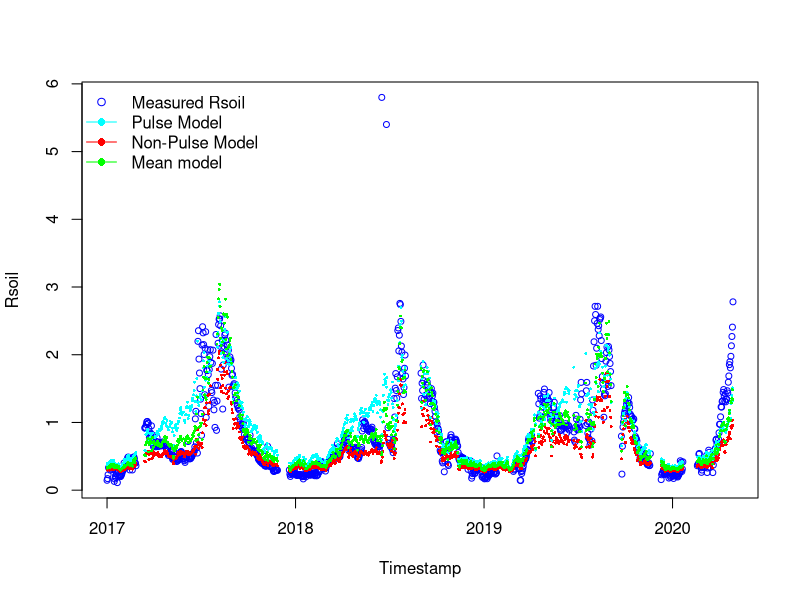
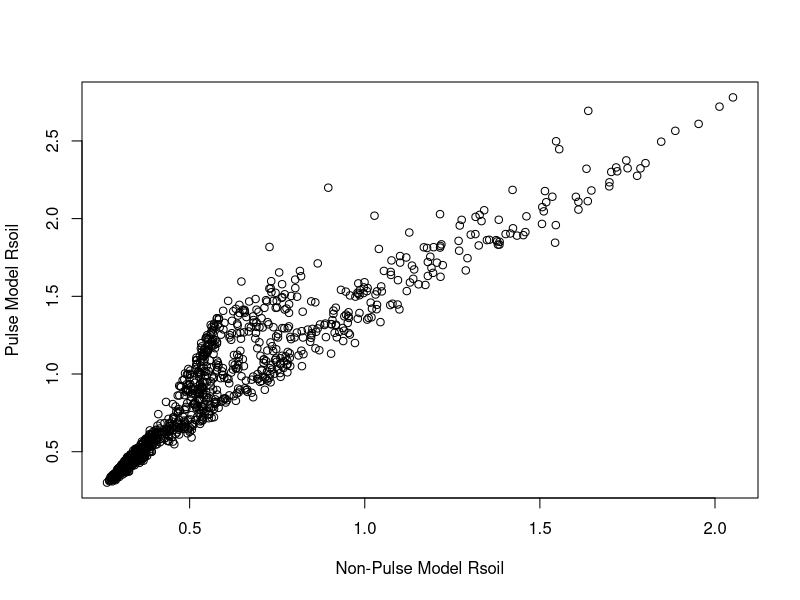
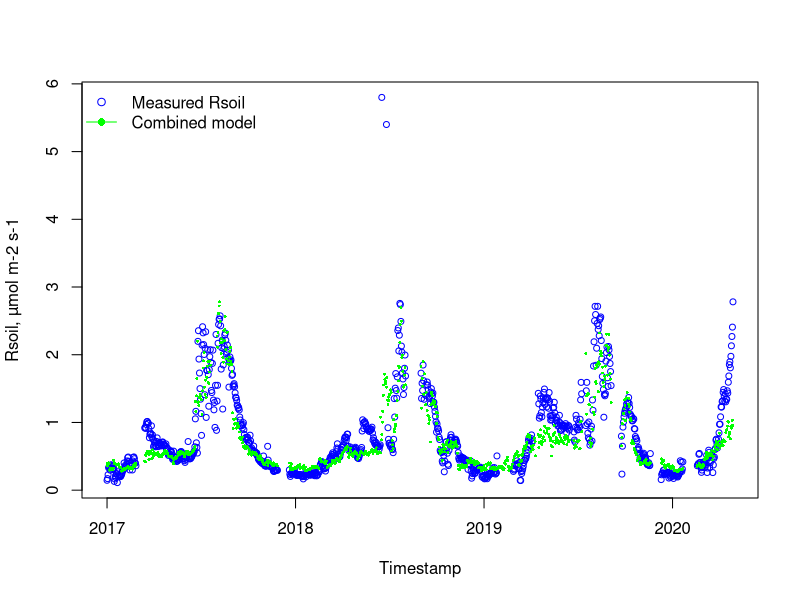
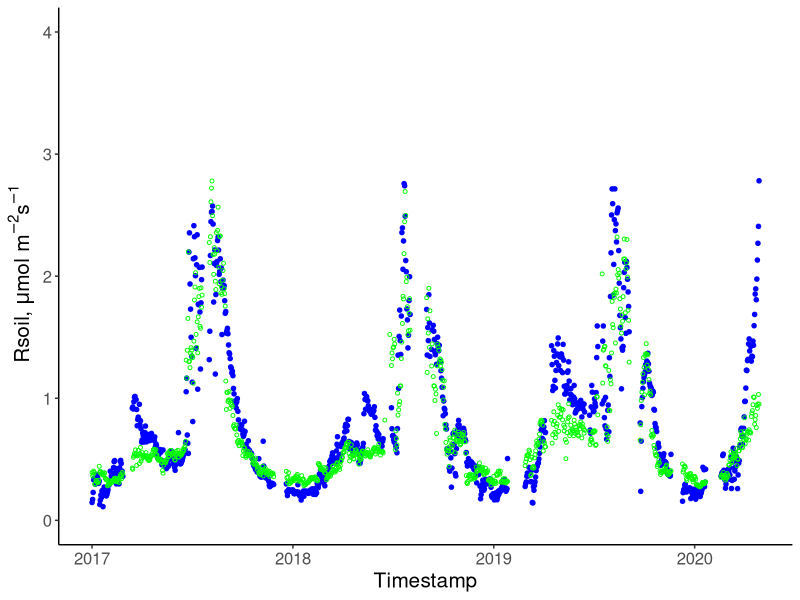

Source code (R) for these figures, in order: (Note: this script raises an error after producing the figures.)
# 18-05-2024
# Anastasia Makhnykina

library(dplyr)
library(tidyr)
library(tidyverse)
library(lubridate)
library(ggplot2)
library(units)
library(stats)
library(grDevices)
library(readr)

# Open new files 
summary_Cham <- read.csv("data/All summary chamber.csv")
Pulse_Cham <- read.csv("data/Pulse sum chamber.csv")
NonPulse_Cham <- read.csv("data/NonPulse sum chamber.csv")

# Make sure in the Date format
NonPulse_Cham$date <- as.Date(NonPulse_Cham$date)
Pulse_Cham$date <- as.Date(Pulse_Cham$date)
summary_Cham$date <- as.Date(summary_Cham$date)

# CHECK COLUMN NAMES AND DATA TYPES
str(NonPulse_Cham)
str(Pulse_Cham)
str(summary_Cham)

###### Pulse time model ###########################
###################################################

# Assign variables
meanSWC_P =Pulse_Cham$meanSWC
meanST_P = Pulse_Cham$meanTsoil
meanGPP_P = Pulse_Cham$meanGPP
GPPmax_P = max(Pulse_Cham$meanGPP, na.rm=TRUE)

# Fit model
Param_model4_P <- nls(meanRsoil ~ Fref*((meanGPP_P/GPPmax_P +n)/1+n) *(1-c4*(0.1-meanSWC_P)^2)*exp(b4*meanST_P), 
                      data = Pulse_Cham,
                      start = list(Fref=0.75,  c4=56.54, b4=0.04, n=0.84),
                      control = nls.control(maxiter = 1000, minFactor = 0.01)
)
Summary_Model4_P = summary(Param_model4_P)

# Pulse parameters 
#Parameters:
        # Estimate Std. Error t value Pr(>|t|)    
# Fref  0.446910   0.060229   7.420 7.49e-13 ***
# c4    -1.058658   0.764587  -1.385    0.167    
# b4     0.044799   0.003433  13.049  < 2e-16 ***
#  n     0.298964   0.035638   8.389 9.29e-16 ***

FrefP = 0.446910 
SMoptP =0.125 
c4P = -1.058658   
b4P = 0.044799
nP= 0.298964

####### Non-Pulse model ###################
###########################################

# Assign variables
meanSWC_NP <- NonPulse_Cham$meanSWC
meanST_NP <- NonPulse_Cham$meanTsoil
meanGPP_NP <- NonPulse_Cham$meanGPP
GPPmax_NP <- max(NonPulse_Cham$meanGPP, na.rm = TRUE)

# Fit model
Param_model4_NP <- nls(meanRsoil ~ Fref*((meanGPP_NP/GPPmax_NP +n)/1+n) *
                         (1-c4*(0.1-meanSWC_NP)^2)*exp(b4*meanST_NP), 
                       data = NonPulse_Cham,
                       start = list(Fref=0.75, c4=56.54, b4=0.04, n=0.84),
                       control = nls.control(maxiter = 1000, minFactor = 0.01)
)
Summary_Model4_NP = summary(Param_model4_NP)

#Parameters:
#        Estimate Std. Error t value Pr(>|t|)    
# Fref   0.743454   0.035530  20.924   <2e-16 ***
#  c4   -1.668911   0.845241  -1.974   0.0488 *  
#  b4    0.023544   0.001437  16.383   <2e-16 ***
#  n     0.160941   0.007160  22.479   <2e-16 ***


# NON_Pulse parameters
FrefNP = 0.743454
SMoptNP =0.125 
c4NP = -1.668911  
b4NP = 0.023544
nNP=  0.160941

############### All time model #################################
################################################################

complete.cases(summary_Cham)

# Setting up drivers for all time
All_meanSWC = summary_Cham$meanSWC
All_meanST = summary_Cham$meanTsoil
All_meanGPP = summary_Cham$meanGPP
All_GPPmax = max(summary_Cham$meanGPP, na.rm = TRUE)

Param_model4_All <- nls(meanRsoil ~ Fref*((All_meanGPP/All_GPPmax +n)/1+n) *(1-c4*(0.1-All_meanSWC)^2)*exp(b4*All_meanST), 
                        data = summary_Cham,
                        start = list(Fref=0.75,  c4=56.54, b4=0.04, n=0.84),
                        control = nls.control(maxiter = 1000, minFactor = 0.01)
)
Summary_Model4_All = summary(Param_model4_All)

#Parameters:
#       Estimate Std. Error t value Pr(>|t|)    
# Fref  0.916427   0.062004  14.780   <2e-16 ***
# c4   -0.244660   0.542270  -0.451    0.652    
# b4    0.031851   0.001996  15.960   <2e-16 ***
# n     0.137391   0.007402  18.561   <2e-16 ***


# All-time parameters
FrefAll = 0.916427
SMoptAll =0.125 
c4All = -0.244660   
b4All = 0.031851
nAll= 0.137391

#run model for full time series based on non-pulse time parameters
ALL_model4_NP = FrefNP*((All_meanGPP/All_GPPmax +nNP)/1+nNP) *(1-c4NP*(SMoptNP-All_meanSWC)^2)*exp(b4NP*All_meanST)
#run model for full time series based on pulse time parameters
All_model4_P = FrefP*((All_meanGPP/All_GPPmax +nP)/1+nP) *(1-c4P*(SMoptP-All_meanSWC)^2)*exp(b4P*All_meanST)
#run all time model
All_model4 = FrefAll*((All_meanGPP/All_GPPmax +nAll)/1+nAll) *(1-c4All*(SMoptAll-All_meanSWC)^2)*exp(b4All*All_meanST)

# Plot the RECO time series
plot(summary_Cham$date, summary_Cham$meanRsoil, type = "p", col = "blue", xlab = "Timestamp", ylab = "Rsoil", cex = 0.8)

# Add the model output time series to the plot - CORRECT FIGURE
points(summary_Cham$date, ALL_model4_NP, col = "red", pch = 16, cex = 0.4)
points(summary_Cham$date, All_model4_P, col = "cyan", pch = 16, cex = 0.4, alpha=0.5)
points(summary_Cham$date, All_model4, col = "green", pch = 16, cex = 0.4, alpha=0.5)

# create the legend
legend(x = "topleft",
       legend = c("Measured Rsoil", "Pulse Model", "Non-Pulse Model", "Mean model"),
       pch = c(1, 16, 16,16),
       col = c("blue", "cyan", "red","green"),
       lty = c(NA, 1, 1,1),
       bty = "n")


plot(ALL_model4_NP,All_model4_P, xlab = "Non-Pulse Model Rsoil", ylab = "Pulse Model Rsoil")

# Create df with all measured and modelled fluxes
Rsoil_df <- summary_Cham %>%
  select(date, meanRsoil, max_pulse_duration)

Rsoil_df$PulseM <- All_model4_P
Rsoil_df$NonPulseM <- ALL_model4_NP
Rsoil_df$MeanM <- All_model4

Rsoil1 <- Rsoil_df %>%
  select (date, meanRsoil, max_pulse_duration, PulseM, NonPulseM) %>%
  mutate(case_when(max_pulse_duration == 0 ~ NonPulseM,
                   max_pulse_duration == 8 ~ PulseM,
                   max_pulse_duration == 14 ~ PulseM,
                   max_pulse_duration == 20 ~ PulseM))


plot(Rsoil1$date, Rsoil1$meanRsoil, type = "p", col = "blue", xlab = "Timestamp", 
     ylab =  "Rsoil, µmol m-2 s-1", cex = 0.8)

points(Rsoil1$date, Rsoil1$`case_when(...)`, col="green", pch = 16, cex = 0.4, alpha=0.5)
# create the legend
legend(x = "topleft",
       legend = c("Measured Rsoil", "Combined model"),
       pch = c(1, 16),
       col = c("blue", "green"),
       lty = c(NA, 1),
       bty = "n")

Rsoil_df$Rsoil_Combined <- Rsoil1$`case_when(...)`

Rsoil_df %>%
  na.omit() %>%
  ggplot(aes(x=date))+
  geom_point(aes(y = meanRsoil),shape=20, color = "blue", size = 2)+
  geom_point(aes(y=Rsoil_Combined),shape=1, size = 1, color = "green")+
  theme_classic()+
  theme(text = element_text(size = 15))+
  ylab(~paste("Rsoil, ", mu, "mol m"^-2,"s"^-1))+
  xlab("Timestamp")+
  ylim(0,4)


Rsoil_df %>%
  ggplot(aes(x=meanRsoil, y = Rsoil_Combined))+
  geom_point(shape=1)+
  theme_classic()+
  theme(text = element_text(size = 15))+
  stat_regline_equation(aes(label = paste(..eq.label..,..rr.label.., sep = "~~~~")))+
  stat_smooth(method = "lm",formula = y ~ x ,size = 1)+
  ylab(~paste("Modelled Rsoil, ", mu, "mol m"^-2,"s"^-1))+
  xlab(~paste("Measured Rsoil, ", mu, "mol m"^-2,"s"^-1))+
  #ggtitle('Non-pulse time')+
  ylim(0,4)+
  xlim(0,4)

# calculate RMSE
rmse_MeanMod <- sqrt(sum((Rsoil_df$Rsoil_Combined - Rsoil_df$meanRsoil)^2, na.rm=TRUE)/nrow(Rsoil_df))

# calculate MAPE -  Mean absolute percent error
mape_MeanMod <- mean(abs((Rsoil_df$Rsoil_Combined - Rsoil_df$meanRsoil) / Rsoil_df$meanRsoil), na.rm=TRUE) * 100

# calculate R-squared
r_squared_MeanMod <- cor(Rsoil_df$Rsoil_Combined, Rsoil_df$meanRsoil, use = "complete.obs")^2


###### Calculate cumulative flux for - Mean model, Including Pulse and non-pulse together and measured fluxes ######
####################################################################################################################

### Create df with just fluxes #####

Rsoildf_new <- Rsoil_df %>%
  na.omit() %>%
  select (date, meanRsoil, MeanM, Rsoil_Combined)

Rsoildf_new$culMeasured <- ave(Rsoildf_new$meanRsoil, FUN = cumsum)  
Rsoildf_new$culMeanMod <- ave(Rsoildf_new$MeanM, FUN = cumsum)  
Rsoildf_new$culCombined <- ave(Rsoildf_new$Rsoil_Combined, FUN = cumsum)  


plot(Rsoildf_new$date,Rsoildf_new$culMeasured,  type = "l", col = "blue", xlab = "Year", 
     ylab =  "Cumulative Rsoil", cex = 0.8)
lines(Rsoildf_new$date, Rsoildf_new$culMeanMod, type = "l", col = "red")
lines(Rsoildf_new$date, Rsoildf_new$culCombined, type = "l", col = "green")


legend(x = "topleft",
       legend = c("Measured Rsoil", "Mean model", "Combined model" ),
       pch = c(1, 16, 16),
       col = c("blue", "red", "green"),
       lty = c(NA, 1,1),
       bty = "n")



sum(Rsoildf_new$meanRsoil)
sum(Rsoildf_new$MeanM)
sum(Rsoildf_new$Rsoil_Combined)
